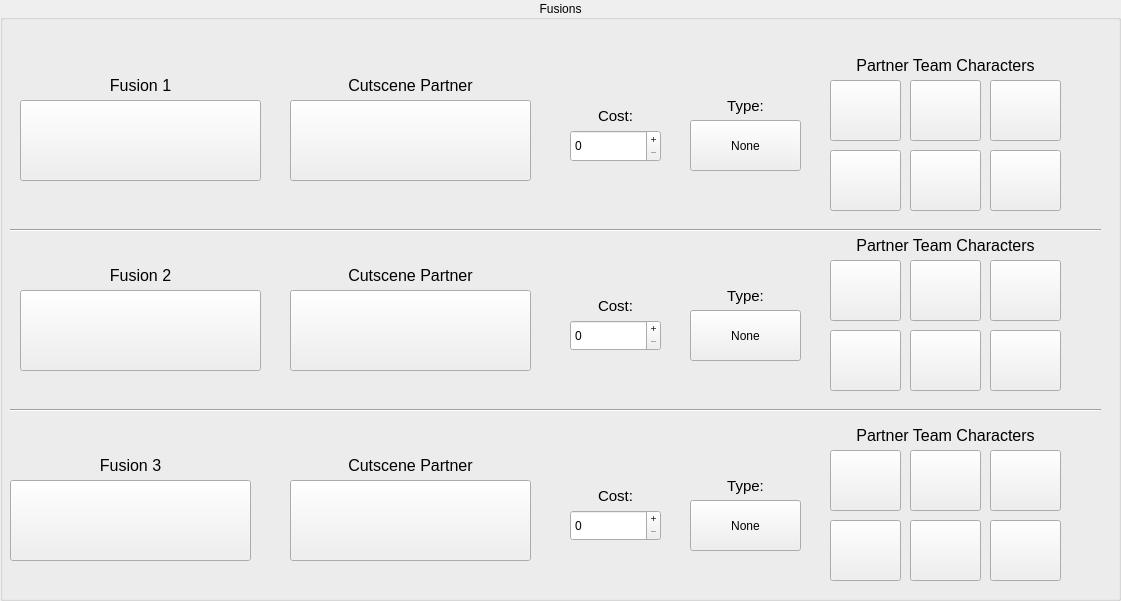
  <widget class="QGroupBox" name="FusionGroupBox">
   <property name="geometry">
    <rect>
     <x>10</x>
     <y>270</y>
     <width>1121</width>
     <height>601</height>
    </rect>
   </property>
   <property name="title">
    <string>Fusions</string>
   </property>
   <property name="alignment">
    <set>Qt::AlignCenter</set>
   </property>
   <property name="flat">
    <bool>false</bool>
   </property>
   <property name="checkable">
    <bool>false</bool>
   </property>
   <widget class="QSpinBox" name="FusionCostBox_1">
    <property name="geometry">
     <rect>
      <x>570</x>
      <y>130</y>
      <width>91</width>
      <height>32</height>
     </rect>
    </property>
    <property name="styleSheet">
     <string notr="true"/>
    </property>
    <property name="buttonSymbols">
     <enum>QAbstractSpinBox::PlusMinus</enum>
    </property>
    <property name="maximum">
     <number>255</number>
    </property>
   </widget>
   <widget class="QLabel" name="FusionCostLbl_1">
    <property name="geometry">
     <rect>
      <x>570</x>
      <y>100</y>
      <width>91</width>
      <height>31</height>
     </rect>
    </property>
    <property name="font">
     <font>
      <pointsize>11</pointsize>
      <bold>false</bold>
     </font>
    </property>
    <property name="toolTip">
     <string>The Blast Stock Cost for each Fusion.</string>
    </property>
    <property name="text">
     <string>Cost:</string>
    </property>
    <property name="alignment">
     <set>Qt::AlignCenter</set>
    </property>
   </widget>
   <widget class="QPushButton" name="FusionTypeBtn_1">
    <property name="geometry">
     <rect>
      <x>690</x>
      <y>120</y>
      <width>111</width>
      <height>51</height>
     </rect>
    </property>
    <property name="styleSheet">
     <string notr="true"/>
    </property>
    <property name="text">
     <string>None</string>
    </property>
   </widget>
   <widget class="QLabel" name="FusionTypeLbl_1">
    <property name="geometry">
     <rect>
      <x>690</x>
      <y>90</y>
      <width>111</width>
      <height>31</height>
     </rect>
    </property>
    <property name="font">
     <font>
      <pointsize>11</pointsize>
      <bold>false</bold>
     </font>
    </property>
    <property name="toolTip">
     <string>The type of cutscene that will be used for this Fusion.

None: No Fusion (This will disable the Fusion)
Potara: Potara Cutscene
Dance: Fusion Dance Cutscene</string>
    </property>
    <property name="text">
     <string>Type:</string>
    </property>
    <property name="alignment">
     <set>Qt::AlignCenter</set>
    </property>
   </widget>
   <widget class="QPushButton" name="FusionBtn_1">
    <property name="geometry">
     <rect>
      <x>20</x>
      <y>100</y>
      <width>241</width>
      <height>81</height>
     </rect>
    </property>
    <property name="iconSize">
     <size>
      <width>64</width>
      <height>64</height>
     </size>
    </property>
    <property name="flat">
     <bool>false</bool>
    </property>
   </widget>
   <widget class="QLabel" name="FusionLbl_1">
    <property name="geometry">
     <rect>
      <x>20</x>
      <y>70</y>
      <width>241</width>
      <height>31</height>
     </rect>
    </property>
    <property name="font">
     <font>
      <pointsize>12</pointsize>
     </font>
    </property>
    <property name="toolTip">
     <string>The maximum amount of regular Ki Blasts your character can shoot before entering a short cooldown.</string>
    </property>
    <property name="text">
     <string>Fusion 1</string>
    </property>
    <property name="alignment">
     <set>Qt::AlignCenter</set>
    </property>
   </widget>
   <widget class="QLabel" name="FusionPartnerLbl_1">
    <property name="geometry">
     <rect>
      <x>290</x>
      <y>70</y>
      <width>241</width>
      <height>31</height>
     </rect>
    </property>
    <property name="font">
     <font>
      <pointsize>12</pointsize>
     </font>
    </property>
    <property name="toolTip">
     <string>The maximum amount of regular Ki Blasts your character can shoot before entering a short cooldown.</string>
    </property>
    <property name="text">
     <string>Cutscene Partner</string>
    </property>
    <property name="alignment">
     <set>Qt::AlignCenter</set>
    </property>
   </widget>
   <widget class="QPushButton" name="FusionPartnerBtn_1">
    <property name="geometry">
     <rect>
      <x>290</x>
      <y>100</y>
      <width>241</width>
      <height>81</height>
     </rect>
    </property>
    <property name="iconSize">
     <size>
      <width>64</width>
      <height>64</height>
     </size>
    </property>
    <property name="flat">
     <bool>false</bool>
    </property>
   </widget>
   <widget class="QPushButton" name="FusionTeamBtn_1_1">
    <property name="geometry">
     <rect>
      <x>830</x>
      <y>80</y>
      <width>71</width>
      <height>61</height>
     </rect>
    </property>
    <property name="iconSize">
     <size>
      <width>64</width>
      <height>64</height>
     </size>
    </property>
    <property name="flat">
     <bool>false</bool>
    </property>
   </widget>
   <widget class="QPushButton" name="FusionTeamBtn_1_2">
    <property name="geometry">
     <rect>
      <x>910</x>
      <y>80</y>
      <width>71</width>
      <height>61</height>
     </rect>
    </property>
    <property name="iconSize">
     <size>
      <width>64</width>
      <height>64</height>
     </size>
    </property>
    <property name="flat">
     <bool>false</bool>
    </property>
   </widget>
   <widget class="QPushButton" name="FusionTeamBtn_1_3">
    <property name="geometry">
     <rect>
      <x>990</x>
      <y>80</y>
      <width>71</width>
      <height>61</height>
     </rect>
    </property>
    <property name="iconSize">
     <size>
      <width>64</width>
      <height>64</height>
     </size>
    </property>
    <property name="flat">
     <bool>false</bool>
    </property>
   </widget>
   <widget class="QPushButton" name="FusionTeamBtn_1_4">
    <property name="geometry">
     <rect>
      <x>830</x>
      <y>150</y>
      <width>71</width>
      <height>61</height>
     </rect>
    </property>
    <property name="iconSize">
     <size>
      <width>64</width>
      <height>64</height>
     </size>
    </property>
    <property name="flat">
     <bool>false</bool>
    </property>
   </widget>
   <widget class="QPushButton" name="FusionTeamBtn_1_5">
    <property name="geometry">
     <rect>
      <x>910</x>
      <y>150</y>
      <width>71</width>
      <height>61</height>
     </rect>
    </property>
    <property name="iconSize">
     <size>
      <width>64</width>
      <height>64</height>
     </size>
    </property>
    <property name="flat">
     <bool>false</bool>
    </property>
   </widget>
   <widget class="QPushButton" name="FusionTeamBtn_1_6">
    <property name="geometry">
     <rect>
      <x>990</x>
      <y>150</y>
      <width>71</width>
      <height>61</height>
     </rect>
    </property>
    <property name="iconSize">
     <size>
      <width>64</width>
      <height>64</height>
     </size>
    </property>
    <property name="flat">
     <bool>false</bool>
    </property>
   </widget>
   <widget class="QLabel" name="FusionTeamLbl_1">
    <property name="geometry">
     <rect>
      <x>830</x>
      <y>50</y>
      <width>231</width>
      <height>31</height>
     </rect>
    </property>
    <property name="font">
     <font>
      <pointsize>12</pointsize>
     </font>
    </property>
    <property name="toolTip">
     <string>The maximum amount of regular Ki Blasts your character can shoot before entering a short cooldown.</string>
    </property>
    <property name="text">
     <string>Partner Team Characters</string>
    </property>
    <property name="alignment">
     <set>Qt::AlignCenter</set>
    </property>
   </widget>
   <widget class="QLabel" name="FusionCostLbl_2">
    <property name="geometry">
     <rect>
      <x>570</x>
      <y>290</y>
      <width>91</width>
      <height>31</height>
     </rect>
    </property>
    <property name="font">
     <font>
      <pointsize>11</pointsize>
      <bold>false</bold>
     </font>
    </property>
    <property name="toolTip">
     <string>The Blast Stock Cost for each Fusion.</string>
    </property>
    <property name="text">
     <string>Cost:</string>
    </property>
    <property name="alignment">
     <set>Qt::AlignCenter</set>
    </property>
   </widget>
   <widget class="QSpinBox" name="FusionCostBox_2">
    <property name="geometry">
     <rect>
      <x>570</x>
      <y>320</y>
      <width>91</width>
      <height>31</height>
     </rect>
    </property>
    <property name="styleSheet">
     <string notr="true"/>
    </property>
    <property name="buttonSymbols">
     <enum>QAbstractSpinBox::PlusMinus</enum>
    </property>
    <property name="maximum">
     <number>255</number>
    </property>
   </widget>
   <widget class="QPushButton" name="FusionTypeBtn_2">
    <property name="geometry">
     <rect>
      <x>690</x>
      <y>310</y>
      <width>111</width>
      <height>51</height>
     </rect>
    </property>
    <property name="styleSheet">
     <string notr="true"/>
    </property>
    <property name="text">
     <string>None</string>
    </property>
   </widget>
   <widget class="QLabel" name="FusionLbl_2">
    <property name="geometry">
     <rect>
      <x>20</x>
      <y>260</y>
      <width>241</width>
      <height>31</height>
     </rect>
    </property>
    <property name="font">
     <font>
      <pointsize>12</pointsize>
     </font>
    </property>
    <property name="toolTip">
     <string>The maximum amount of regular Ki Blasts your character can shoot before entering a short cooldown.</string>
    </property>
    <property name="text">
     <string>Fusion 2</string>
    </property>
    <property name="alignment">
     <set>Qt::AlignCenter</set>
    </property>
   </widget>
   <widget class="QLabel" name="FusionTypeLbl_2">
    <property name="geometry">
     <rect>
      <x>690</x>
      <y>280</y>
      <width>111</width>
      <height>31</height>
     </rect>
    </property>
    <property name="font">
     <font>
      <pointsize>11</pointsize>
      <bold>false</bold>
     </font>
    </property>
    <property name="toolTip">
     <string>The type of cutscene that will be used for this Fusion.

None: No Fusion (This will disable the Fusion)
Potara: Potara Cutscene
Dance: Fusion Dance Cutscene</string>
    </property>
    <property name="text">
     <string>Type:</string>
    </property>
    <property name="alignment">
     <set>Qt::AlignCenter</set>
    </property>
   </widget>
   <widget class="QPushButton" name="FusionBtn_2">
    <property name="geometry">
     <rect>
      <x>20</x>
      <y>290</y>
      <width>241</width>
      <height>81</height>
     </rect>
    </property>
    <property name="iconSize">
     <size>
      <width>64</width>
      <height>64</height>
     </size>
    </property>
    <property name="flat">
     <bool>false</bool>
    </property>
   </widget>
   <widget class="QLabel" name="FusionPartnerLbl_2">
    <property name="geometry">
     <rect>
      <x>290</x>
      <y>260</y>
      <width>241</width>
      <height>31</height>
     </rect>
    </property>
    <property name="font">
     <font>
      <pointsize>12</pointsize>
     </font>
    </property>
    <property name="toolTip">
     <string>The maximum amount of regular Ki Blasts your character can shoot before entering a short cooldown.</string>
    </property>
    <property name="text">
     <string>Cutscene Partner</string>
    </property>
    <property name="alignment">
     <set>Qt::AlignCenter</set>
    </property>
   </widget>
   <widget class="QPushButton" name="FusionPartnerBtn_2">
    <property name="geometry">
     <rect>
      <x>290</x>
      <y>290</y>
      <width>241</width>
      <height>81</height>
     </rect>
    </property>
    <property name="iconSize">
     <size>
      <width>64</width>
      <height>64</height>
     </size>
    </property>
    <property name="flat">
     <bool>false</bool>
    </property>
   </widget>
   <widget class="QLabel" name="FusionTeamLbl_2">
    <property name="geometry">
     <rect>
      <x>830</x>
      <y>230</y>
      <width>231</width>
      <height>31</height>
     </rect>
    </property>
    <property name="font">
     <font>
      <pointsize>12</pointsize>
     </font>
    </property>
    <property name="toolTip">
     <string>The maximum amount of regular Ki Blasts your character can shoot before entering a short cooldown.</string>
    </property>
    <property name="text">
     <string>Partner Team Characters</string>
    </property>
    <property name="alignment">
     <set>Qt::AlignCenter</set>
    </property>
   </widget>
   <widget class="QPushButton" name="FusionTeamBtn_2_1">
    <property name="geometry">
     <rect>
      <x>830</x>
      <y>260</y>
      <width>71</width>
      <height>61</height>
     </rect>
    </property>
    <property name="iconSize">
     <size>
      <width>64</width>
      <height>64</height>
     </size>
    </property>
    <property name="flat">
     <bool>false</bool>
    </property>
   </widget>
   <widget class="QPushButton" name="FusionTeamBtn_2_2">
    <property name="geometry">
     <rect>
      <x>910</x>
      <y>260</y>
      <width>71</width>
      <height>61</height>
     </rect>
    </property>
    <property name="iconSize">
     <size>
      <width>64</width>
      <height>64</height>
     </size>
    </property>
    <property name="flat">
     <bool>false</bool>
    </property>
   </widget>
   <widget class="QPushButton" name="FusionTeamBtn_2_3">
    <property name="geometry">
     <rect>
      <x>990</x>
      <y>260</y>
      <width>71</width>
      <height>61</height>
     </rect>
    </property>
    <property name="iconSize">
     <size>
      <width>64</width>
      <height>64</height>
     </size>
    </property>
    <property name="flat">
     <bool>false</bool>
    </property>
   </widget>
   <widget class="QPushButton" name="FusionTeamBtn_2_4">
    <property name="geometry">
     <rect>
      <x>830</x>
      <y>330</y>
      <width>71</width>
      <height>61</height>
     </rect>
    </property>
    <property name="iconSize">
     <size>
      <width>64</width>
      <height>64</height>
     </size>
    </property>
    <property name="flat">
     <bool>false</bool>
    </property>
   </widget>
   <widget class="QPushButton" name="FusionTeamBtn_2_5">
    <property name="geometry">
     <rect>
      <x>910</x>
      <y>330</y>
      <width>71</width>
      <height>61</height>
     </rect>
    </property>
    <property name="iconSize">
     <size>
      <width>64</width>
      <height>64</height>
     </size>
    </property>
    <property name="flat">
     <bool>false</bool>
    </property>
   </widget>
   <widget class="QPushButton" name="FusionTeamBtn_2_6">
    <property name="geometry">
     <rect>
      <x>990</x>
      <y>330</y>
      <width>71</width>
      <height>61</height>
     </rect>
    </property>
    <property name="iconSize">
     <size>
      <width>64</width>
      <height>64</height>
     </size>
    </property>
    <property name="flat">
     <bool>false</bool>
    </property>
   </widget>
   <widget class="QLabel" name="FusionTypeLbl_3">
    <property name="geometry">
     <rect>
      <x>690</x>
      <y>470</y>
      <width>111</width>
      <height>31</height>
     </rect>
    </property>
    <property name="font">
     <font>
      <pointsize>11</pointsize>
      <bold>false</bold>
     </font>
    </property>
    <property name="toolTip">
     <string>The type of cutscene that will be used for this Fusion.

None: No Fusion (This will disable the Fusion)
Potara: Potara Cutscene
Dance: Fusion Dance Cutscene</string>
    </property>
    <property name="text">
     <string>Type:</string>
    </property>
    <property name="alignment">
     <set>Qt::AlignCenter</set>
    </property>
   </widget>
   <widget class="QPushButton" name="FusionTypeBtn_3">
    <property name="geometry">
     <rect>
      <x>690</x>
      <y>500</y>
      <width>111</width>
      <height>51</height>
     </rect>
    </property>
    <property name="styleSheet">
     <string notr="true"/>
    </property>
    <property name="text">
     <string>None</string>
    </property>
   </widget>
   <widget class="QPushButton" name="FusionTeamBtn_3_3">
    <property name="geometry">
     <rect>
      <x>990</x>
      <y>450</y>
      <width>71</width>
      <height>61</height>
     </rect>
    </property>
    <property name="iconSize">
     <size>
      <width>64</width>
      <height>64</height>
     </size>
    </property>
    <property name="flat">
     <bool>false</bool>
    </property>
   </widget>
   <widget class="QLabel" name="FusionCostLbl_3">
    <property name="geometry">
     <rect>
      <x>570</x>
      <y>480</y>
      <width>91</width>
      <height>31</height>
     </rect>
    </property>
    <property name="font">
     <font>
      <pointsize>11</pointsize>
      <bold>false</bold>
     </font>
    </property>
    <property name="toolTip">
     <string>The Blast Stock Cost for each Fusion.</string>
    </property>
    <property name="text">
     <string>Cost:</string>
    </property>
    <property name="alignment">
     <set>Qt::AlignCenter</set>
    </property>
   </widget>
   <widget class="QPushButton" name="FusionTeamBtn_3_2">
    <property name="geometry">
     <rect>
      <x>910</x>
      <y>450</y>
      <width>71</width>
      <height>61</height>
     </rect>
    </property>
    <property name="iconSize">
     <size>
      <width>64</width>
      <height>64</height>
     </size>
    </property>
    <property name="flat">
     <bool>false</bool>
    </property>
   </widget>
   <widget class="QPushButton" name="FusionTeamBtn_3_6">
    <property name="geometry">
     <rect>
      <x>990</x>
      <y>520</y>
      <width>71</width>
      <height>61</height>
     </rect>
    </property>
    <property name="iconSize">
     <size>
      <width>64</width>
      <height>64</height>
     </size>
    </property>
    <property name="flat">
     <bool>false</bool>
    </property>
   </widget>
   <widget class="QLabel" name="FusionLbl_3">
    <property name="geometry">
     <rect>
      <x>10</x>
      <y>450</y>
      <width>241</width>
      <height>31</height>
     </rect>
    </property>
    <property name="font">
     <font>
      <pointsize>12</pointsize>
     </font>
    </property>
    <property name="toolTip">
     <string>The maximum amount of regular Ki Blasts your character can shoot before entering a short cooldown.</string>
    </property>
    <property name="text">
     <string>Fusion 3</string>
    </property>
    <property name="alignment">
     <set>Qt::AlignCenter</set>
    </property>
   </widget>
   <widget class="QSpinBox" name="FusionCostBox_3">
    <property name="geometry">
     <rect>
      <x>570</x>
      <y>510</y>
      <width>91</width>
      <height>31</height>
     </rect>
    </property>
    <property name="styleSheet">
     <string notr="true"/>
    </property>
    <property name="buttonSymbols">
     <enum>QAbstractSpinBox::PlusMinus</enum>
    </property>
    <property name="maximum">
     <number>255</number>
    </property>
   </widget>
   <widget class="QPushButton" name="FusionTeamBtn_3_4">
    <property name="geometry">
     <rect>
      <x>830</x>
      <y>520</y>
      <width>71</width>
      <height>61</height>
     </rect>
    </property>
    <property name="iconSize">
     <size>
      <width>64</width>
      <height>64</height>
     </size>
    </property>
    <property name="flat">
     <bool>false</bool>
    </property>
   </widget>
   <widget class="QLabel" name="FusionTeamLbl_3">
    <property name="geometry">
     <rect>
      <x>830</x>
      <y>420</y>
      <width>231</width>
      <height>31</height>
     </rect>
    </property>
    <property name="font">
     <font>
      <pointsize>12</pointsize>
     </font>
    </property>
    <property name="toolTip">
     <string>The maximum amount of regular Ki Blasts your character can shoot before entering a short cooldown.</string>
    </property>
    <property name="text">
     <string>Partner Team Characters</string>
    </property>
    <property name="alignment">
     <set>Qt::AlignCenter</set>
    </property>
   </widget>
   <widget class="QLabel" name="FusionPartnerLbl_3">
    <property name="geometry">
     <rect>
      <x>290</x>
      <y>450</y>
      <width>241</width>
      <height>31</height>
     </rect>
    </property>
    <property name="font">
     <font>
      <pointsize>12</pointsize>
     </font>
    </property>
    <property name="toolTip">
     <string>The maximum amount of regular Ki Blasts your character can shoot before entering a short cooldown.</string>
    </property>
    <property name="text">
     <string>Cutscene Partner</string>
    </property>
    <property name="alignment">
     <set>Qt::AlignCenter</set>
    </property>
   </widget>
   <widget class="QPushButton" name="FusionBtn_3">
    <property name="geometry">
     <rect>
      <x>10</x>
      <y>480</y>
      <width>241</width>
      <height>81</height>
     </rect>
    </property>
    <property name="iconSize">
     <size>
      <width>64</width>
      <height>64</height>
     </size>
    </property>
    <property name="flat">
     <bool>false</bool>
    </property>
   </widget>
   <widget class="QPushButton" name="FusionPartnerBtn_3">
    <property name="geometry">
     <rect>
      <x>290</x>
      <y>480</y>
      <width>241</width>
      <height>81</height>
     </rect>
    </property>
    <property name="iconSize">
     <size>
      <width>64</width>
      <height>64</height>
     </size>
    </property>
    <property name="flat">
     <bool>false</bool>
    </property>
   </widget>
   <widget class="QPushButton" name="FusionTeamBtn_3_1">
    <property name="geometry">
     <rect>
      <x>830</x>
      <y>450</y>
      <width>71</width>
      <height>61</height>
     </rect>
    </property>
    <property name="iconSize">
     <size>
      <width>64</width>
      <height>64</height>
     </size>
    </property>
    <property name="flat">
     <bool>false</bool>
    </property>
   </widget>
   <widget class="QPushButton" name="FusionTeamBtn_3_5">
    <property name="geometry">
     <rect>
      <x>910</x>
      <y>520</y>
      <width>71</width>
      <height>61</height>
     </rect>
    </property>
    <property name="iconSize">
     <size>
      <width>64</width>
      <height>64</height>
     </size>
    </property>
    <property name="flat">
     <bool>false</bool>
    </property>
   </widget>
   <widget class="Line" name="line">
    <property name="geometry">
     <rect>
      <x>10</x>
      <y>220</y>
      <width>1091</width>
      <height>20</height>
     </rect>
    </property>
    <property name="orientation">
     <enum>Qt::Horizontal</enum>
    </property>
   </widget>
   <widget class="Line" name="line_2">
    <property name="geometry">
     <rect>
      <x>10</x>
      <y>400</y>
      <width>1091</width>
      <height>20</height>
     </rect>
    </property>
    <property name="orientation">
     <enum>Qt::Horizontal</enum>
    </property>
   </widget>
   <zorder>FusionTypeLbl_3</zorder>
   <zorder>FusionLbl_3</zorder>
   <zorder>FusionCostLbl_2</zorder>
   <zorder>FusionLbl_2</zorder>
   <zorder>FusionPartnerLbl_2</zorder>
   <zorder>FusionCostLbl_3</zorder>
   <zorder>FusionPartnerLbl_3</zorder>
   <zorder>FusionCostLbl_1</zorder>
   <zorder>FusionTeamLbl_3</zorder>
   <zorder>FusionTeamLbl_2</zorder>
   <zorder>FusionTeamLbl_1</zorder>
   <zorder>FusionLbl_1</zorder>
   <zorder>FusionTypeLbl_1</zorder>
   <zorder>FusionPartnerLbl_1</zorder>
   <zorder>FusionTypeLbl_2</zorder>
   <zorder>line_2</zorder>
   <zorder>FusionBtn_1</zorder>
   <zorder>FusionPartnerBtn_1</zorder>
   <zorder>FusionTeamBtn_1_1</zorder>
   <zorder>FusionTeamBtn_1_2</zorder>
   <zorder>FusionTeamBtn_1_3</zorder>
   <zorder>FusionTeamBtn_1_4</zorder>
   <zorder>FusionTeamBtn_1_5</zorder>
   <zorder>FusionTeamBtn_1_6</zorder>
   <zorder>FusionBtn_2</zorder>
   <zorder>FusionPartnerBtn_2</zorder>
   <zorder>FusionTeamBtn_2_1</zorder>
   <zorder>FusionTeamBtn_2_2</zorder>
   <zorder>FusionTeamBtn_2_3</zorder>
   <zorder>FusionTeamBtn_2_4</zorder>
   <zorder>FusionTeamBtn_2_5</zorder>
   <zorder>FusionTeamBtn_2_6</zorder>
   <zorder>FusionTeamBtn_3_3</zorder>
   <zorder>FusionTeamBtn_3_2</zorder>
   <zorder>FusionTeamBtn_3_6</zorder>
   <zorder>FusionTeamBtn_3_4</zorder>
   <zorder>FusionBtn_3</zorder>
   <zorder>FusionPartnerBtn_3</zorder>
   <zorder>FusionTeamBtn_3_1</zorder>
   <zorder>FusionTeamBtn_3_5</zorder>
   <zorder>line</zorder>
   <zorder>FusionTypeBtn_1</zorder>
   <zorder>FusionTypeBtn_2</zorder>
   <zorder>FusionTypeBtn_3</zorder>
   <zorder>FusionCostBox_3</zorder>
   <zorder>FusionCostBox_2</zorder>
   <zorder>FusionCostBox_1</zorder>
  </widget>
